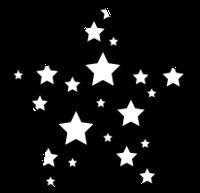
#> input picture cv2/data/star.png, 200 x 193 px
$ python test4.py   (older library calls are emulated)
#> lines starting #> are read from the running program, lines starting #| are printed output that depends on the picture; after the words box and inside, x2 and y2 are one past the last pixel; in counts of white or black regions, pixels touching at a corner belong together; long printed decimals are rounded
# encoding:utf-8
import cv2
import numpy as np

from pprint import pprint

img2 = cv2.imread('../data/star.png')
#> img2 is the input picture: shape (193, 200, 3); min 0, max 255, mean 19.5
img = cv2.cvtColor(img2, cv2.COLOR_BGR2GRAY)
ret, thresh = cv2.threshold(img, 127, 255, 0)
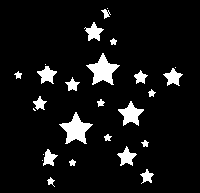
#> thresh: shape (193, 200); 7.6% white; 27 white regions (6 under 20 px)
cv2.imshow('thresh', thresh)

image, contours, hierachy = cv2.findContours(thresh, cv2.RETR_TREE, cv2.CHAIN_APPROX_SIMPLE)
#> contours = 28 contours, 7 with area under 20; largest, box (x1, y1, x2, y2) and area: (86, 53, 120, 85) 451, (59, 112, 93, 144) 447, (118, 101, 144, 126) 272, (37, 66, 57, 84) 162, (117, 146, 137, 166) 158

print('contours length:', len(contours))
#| contours length: 28

cnt = contours[0]
#> cnt = contour of 15 points, box (x1, y1, x2, y2) (47, 177, 55, 187), area 24
# cv2.moments()会将计算得到的矩以一个字典的形式返回
m = cv2.moments(cnt)
#> m = moments, m00 24, centre m10/m00, m01/m00 = (50.18, 180.8)

pprint(m)
#> (printed output is left out)

# 根据这些矩的值，可以计算出对象的重心
cx = int(m['m10'] / m['m00'])
#> cx = 50
cy = int(m['m10'] / m['m00'])
#> cy = 50
print('重心：(', cx, ',', cy, ')')
#| 重心：( 50 , 50 )

area = cv2.contourArea(cnt)
#> area = 24
print('面积：', area)
#| 面积： 24.0

# 第二个参数可以用来指定对象的形状是闭合的 True ，是打开的 False 一条曲线
perimeter = cv2.arcLength(cnt, True)
#> perimeter = 29.8
print('周长：', perimeter)
#| 周长： 29.799

'''
将轮廓形状近似到另外一种由更少点组成的轮廓形状，新轮廓的点的数目有我们定的准确度来决定。
使用 Douglas-Peucker算法
'''
epsilon = 0.1 * cv2.arcLength(cnt, True)
#> epsilon = 2.98
print('epsilon:', epsilon)
#| epsilon: 2.980

approx = cv2.approxPolyDP(cnt, epsilon, True)
#> approx = [[50, 177], [48, 184], [54, 186]]
cv2.drawContours(img, [approx], 0, (0, 0, 255), 3)
#> img: shape (193, 200); min 0, max 255, mean 19.3
cv2.imshow('approxPolyDP', img)

cv2.waitKey(0)
cv2.destroyAllWindows()
